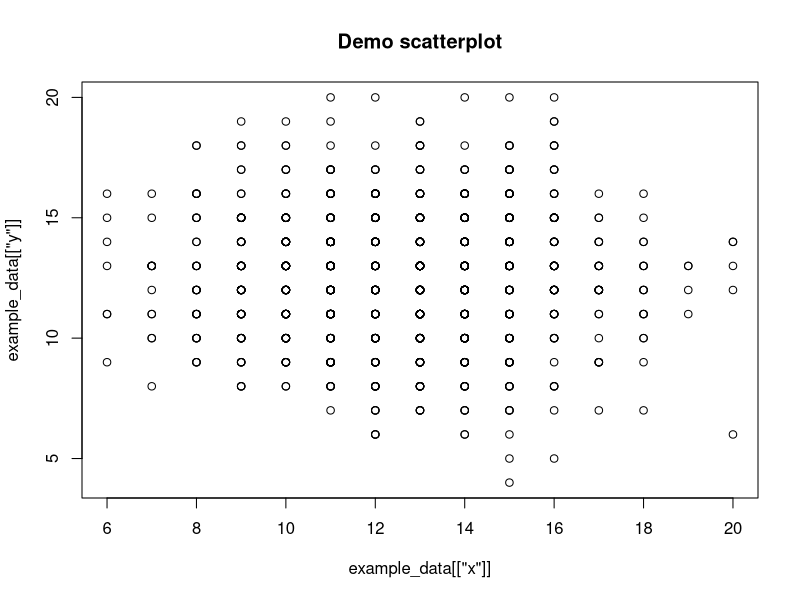
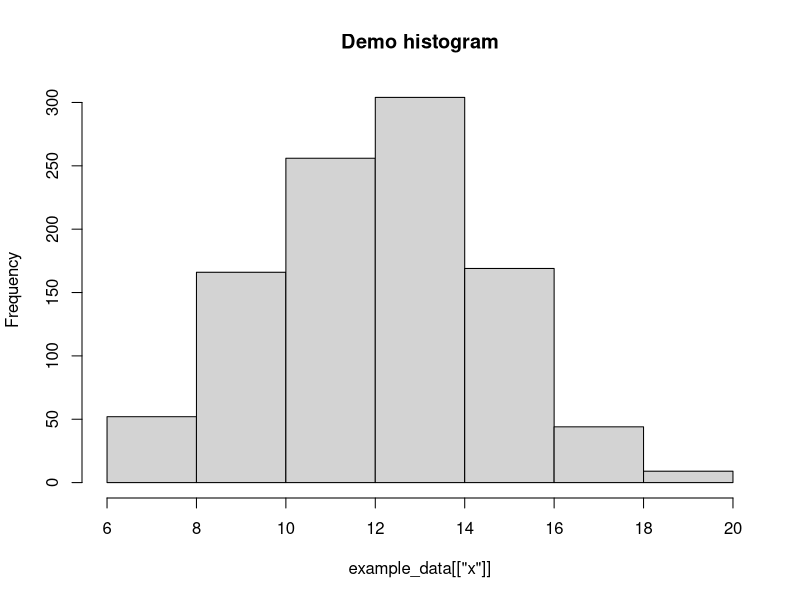
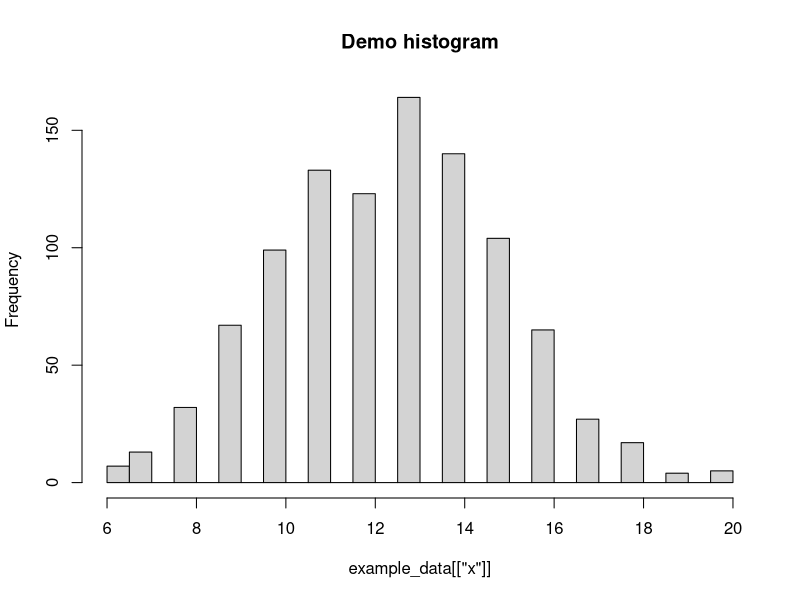
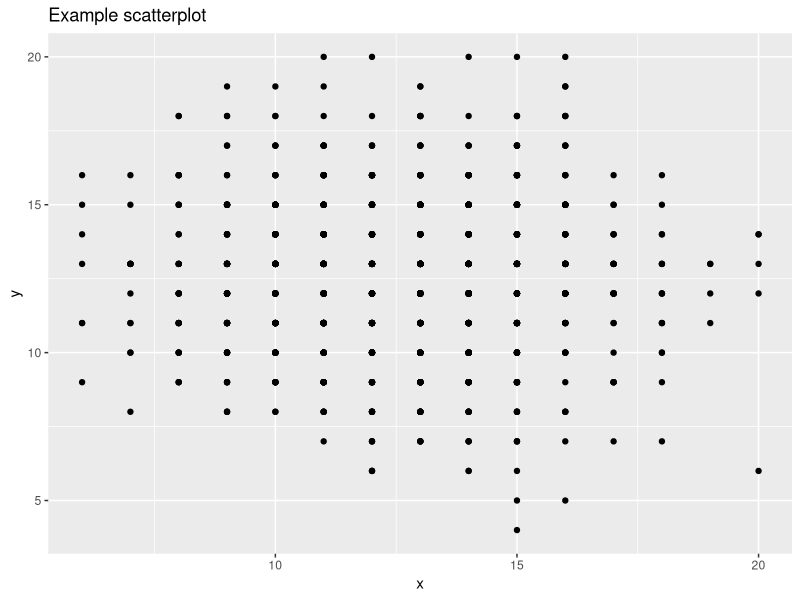
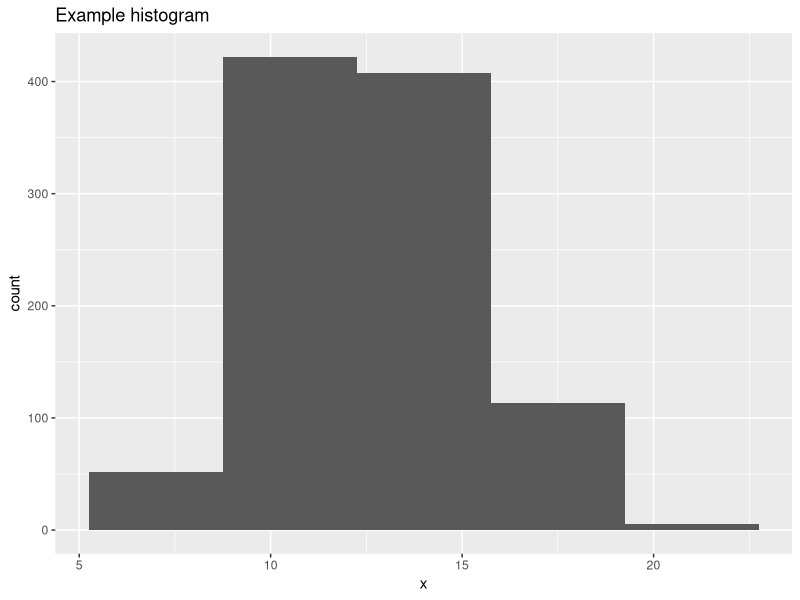
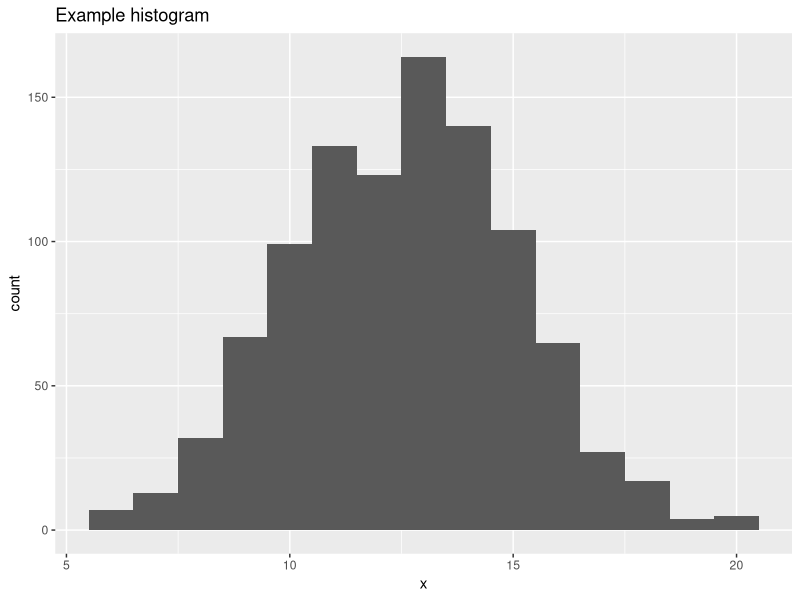

The R script that drew these images, in order:
p = 0.12345
# Q1
genotypes = data.frame(allele_count = rbinom(1000, 2, p))

# Q2
# This demo code shows how to make, print, and modify a "dataframe", but it doesn't implement the stats methods yet.
variance_estimates = data.frame(method1 = rep(0, 4), method2 = rep(0, 4))
print(variance_estimates)
variance_estimates[2, "method1"] = 12345 # replace this with code for method 1
variance_estimates[2, "method2"] = 12345 # replace this with code for method 2
print(variance_estimates)

# Q3
# Q3 requires you to repeat Q1 and Q2 in a for loop or using lapply.
squareme = function(x) x*x
lapply(1:9, squareme)
for(i in 1:9){
  variance_estimates[i, "method2"] = squareme(i)
}

# Q4
# Demos of how to make scatterplots and histograms from columns in a dataframe
example_data = data.frame(x = rbinom(1000, 25, 0.5), y = rbinom(1000, 25, 0.5))
plot(example_data[["x"]], example_data[["y"]], main = "Demo scatterplot")
hist(example_data[["x"]], main = "Demo histogram", breaks = 5)
hist(example_data[["x"]], main = "Demo histogram", breaks = 20)
# Demo of how to make the sample plots in ggplot2
library("ggplot2")
ggplot(example_data) + geom_point(aes(x=x, y=y)) + ggtitle("Example scatterplot")
ggplot(example_data) + geom_histogram(aes(x=x), bins = 5) + ggtitle("Example histogram")
ggplot(example_data) + geom_histogram(aes(x=x), bins = 15) + ggtitle("Example histogram")

